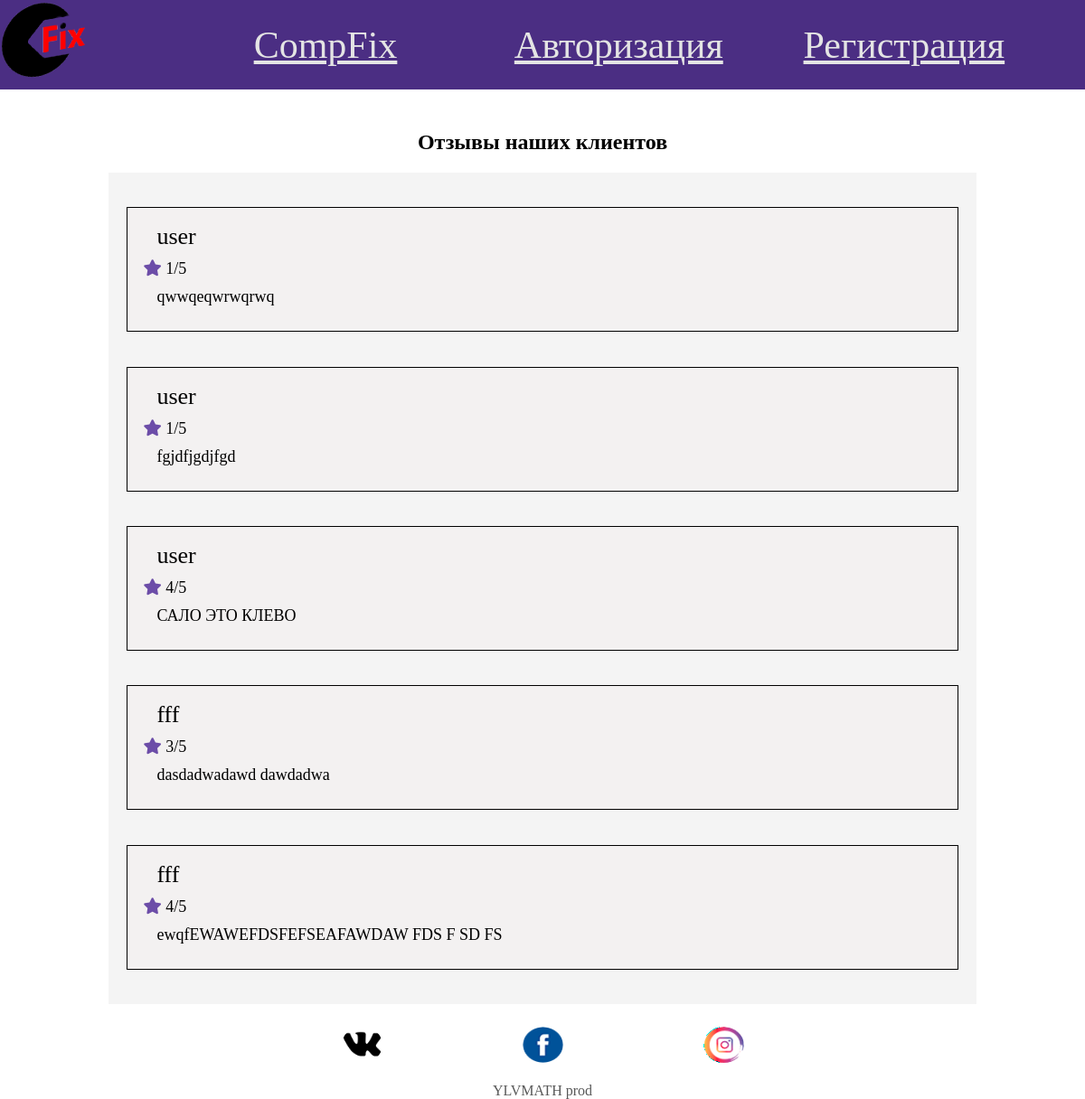
The page / on the database its author committed.
### tables this page shows
CREATE TABLE `otzivi` (
  `id_otziv` int(11) NOT NULL,
  `id_user` int(11) NOT NULL,
  `stars` int(1) NOT NULL,
  `otziv` text NOT NULL,
  `status` tinyint(1) NOT NULL DEFAULT '0',
  `likes` int(11) NOT NULL DEFAULT '0',
  `dislikes` int(11) NOT NULL DEFAULT '0'
);

CREATE TABLE `users` (
  `id_user` int(11) NOT NULL,
  `login` varchar(25) NOT NULL,
  `password` varchar(255) NOT NULL,
  `role` varchar(15) NOT NULL DEFAULT 'user',
  `accept` tinyint(1) NOT NULL DEFAULT '0'
);

### index.php (the view, shortened to what this page needs)
<?php
    $controls = '<a href="auth.php">Авторизация</a><a href="reg.php">Регистрация</a>';
    require_once 'conn.php';
    $queryReviews = mysqli_query($link, "SELECT users.login, otzivi.stars, otzivi.otziv, otzivi.likes, otzivi.dislikes FROM otzivi LEFT JOIN users ON otzivi.id_user = users.id_user WHERE status=1 ORDER BY id_otziv DESC LIMIT 5");
?>
<!DOCTYPE html>
<html>
<head>
    <link rel="stylesheet" href="https://use.fontawesome.com/releases/v5.15.3/css/all.css">
    <link rel="stylesheet" href="style.css">
</head>
<body>
    <header>
        <div id="logo">
            <img src="logo1.png" width='' alt="">
        </div>
        <div id="name"><a href="index.php">CompFix</a></div>
        <div id="controls"><?php echo $controls;?></div>
    </header>
    <main>
    <h2 id='besties'>Отзывы наших клиентов</h2>
    <div class="allReviews">
        <?while($otz=mysqli_fetch_assoc($queryReviews)){
            ?>
        <div class="reviews">
            <div class='login'>
                <?echo $otz['login'];?>
            </div>
            <div class='stars'>
                <i class="fas fa-star" style="color:#6c4da8"></i>
                <? echo $otz['stars'];?>/5
            </div>
            <div class='otziv'>
                <? echo $otz['otziv'];?>
            </div>
        </div>
        <?}?>
    </div>
    </main>
    <footer>
        <div class="contacts">
           <a href='https://vk.com' align='center'><img src="VK.png" alt=""></a>
           <a href='https://facebook.com' align='center'><img src="face.png" alt=""></a>
           <a href='https://instagram.com' align='center'><img src="inst.png" alt=""></a>
        </div>
        <br>
        <div class="copyright">
            YLVMATH prod
        </div>
    </footer>
</body>
</html>

### style.css (style rules this page uses)
body { padding: 0; margin:0; max-width: 1920px; margin: 0 auto; }
a,a:visited { color: rgb(228, 228, 228); }
#name { font-family:'Comic Sans MS'; display: inline-flex; align-items: center; justify-content: center; }
header { display:grid; grid-template-columns: 0.5fr 0.5fr 1.5fr; background-color:#4B2E83; font-size: 42px; }
.contacts { display: grid; grid-template-columns: 1fr 1fr 1fr; width:50%; }
#controls { display: inline-flex; align-items: center; justify-content: space-evenly; flex-wrap: wrap; }
footer { display: flex; flex-direction: column; align-items: center; }
#logo img { transform: skewY(-10deg); width: 50%; }
.contacts img { border-radius: 100%; width: 45px; height: 40px; }
.copyright { opacity: 65%; }
#besties { font-family: 'Comic Sans MS'; }
main { display: flex; flex-direction: column; align-items: center; margin: 25px 0px; justify-content: center; }
.allReviews { display: flex; flex-direction: column; align-items: center; width: 80%; background-color: #f4f4f4; }
.reviews:first-child { margin-top: 4%; }
.reviews { background-color: rgb(243, 241, 241); display: flex; flex-direction: column; justify-content: flex-start; width: 92%; font-size: 18px; border: 1px solid black; margin-bottom: 4%; padding: 17px; }
.reviews .login { font-size: 26px; }
.reviews .stars { margin: 10px 0 10px 0; }
.reviews .otziv { margin-bottom: 10px; }
.reviews div { margin-left: 15px; }

### rows shown on the page
otzivi: id_user.login "user", stars "1", otziv "qwwqeqwrwqrwq"
otzivi: id_user.login "user", stars "1", otziv "fgjdfjgdjfgd"
otzivi: id_user.login "user", stars "4", otziv "САЛО ЭТО КЛЕВО"
otzivi: id_user.login "fff", stars "3", otziv "dasdadwadawd dawdadwa"
otzivi: id_user.login "fff", stars "4", otziv "ewqfEWAWEFDSFEFSEAFAWDAW FDS F SD FS"
